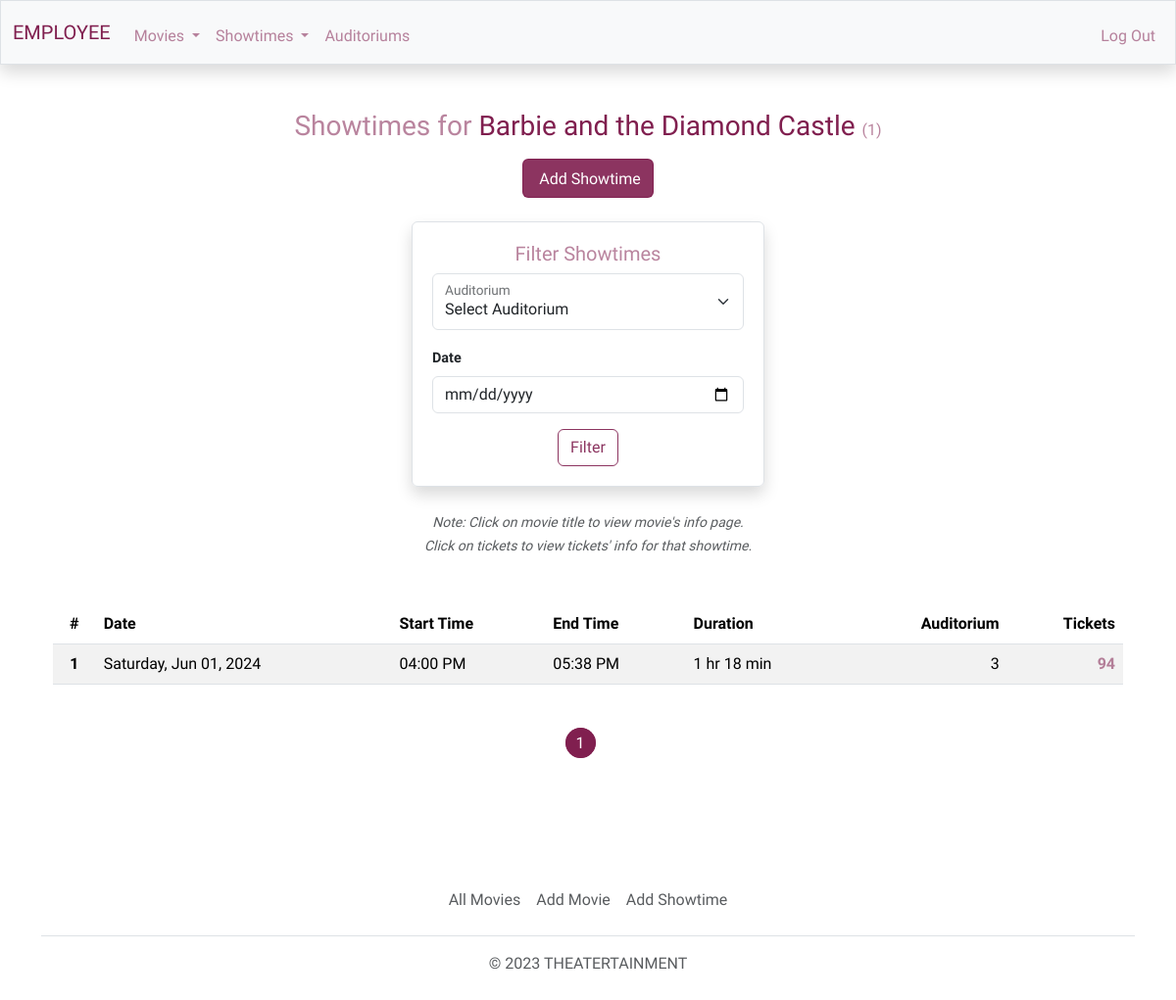
Screenshot of /employee/showtimes/barbie-and-the-diamond-castle (signed in) with the database file from the repository.
### theatert/models.py (models this page shows, shortened)
class Movie(db.Model):
    id = db.Column(db.Integer, primary_key=True)
    tmdb_id = db.Column(db.Integer, unique=True, nullable=False)
    title = db.Column(db.String, nullable=False)
    route = db.Column(db.String, unique=True, nullable=False)
    status = db.Column(db.String)
    overview = db.Column(db.String)
    release_date = db.Column(db.DateTime)
    runtime = db.Column(db.Integer)
    tagline = db.Column(db.String)
    rating = db.Column(db.String)
    poster_path = db.Column(db.String)
    backdrop_path = db.Column(db.String)
    trailer_path = db.Column(db.String)
    active = db.Column(db.Boolean, default=False, nullable=False)
    deleted = db.Column(db.Boolean, default=False, nullable=False)
    genres = db.relationship('Genre', secondary=genres, lazy='subquery',
                             backref=db.backref('movies', lazy=True)) # Can have many genres
    screenings = db.relationship('Screening', backref='movie', lazy=True) # Can have many screenings
    watchlist = db.relationship('Watchlist', backref='movie', lazy=True) # Can be a part of many watchlists

class Screening(db.Model):
    id = db.Column(db.Integer, primary_key=True)
    start_datetime = db.Column(db.DateTime, nullable=False)
    end_datetime = db.Column(db.DateTime, nullable=False)
    adult_price = db.Column(db.Numeric, nullable=False)
    child_price = db.Column(db.Numeric, nullable=False)
    senior_price = db.Column(db.Numeric, nullable=False)
    auditorium_id = db.Column(db.Integer, db.ForeignKey('auditorium.id'), nullable=False) # Has one auditorium
    movie_id = db.Column(db.Integer, db.ForeignKey('movie.id'), nullable=False) # Has one movie
    tickets = db.relationship('Ticket', backref='screening', lazy=True) # Can have many tickets

class Auditorium(db.Model):
    id = db.Column(db.Integer, primary_key=True)
    rows = db.Column(db.Integer, nullable=False)
    cols = db.Column(db.Integer, nullable=False)
    seats = db.relationship('Seat', backref='auditorium', lazy=True) # Can have many seats
    screenings = db.relationship('Screening', backref='auditorium', lazy=True) # Can have many screenings

### theatert/users/employees/showtimes/routes.py (the view)
@showtimes.route('/<string:movie_route>')
@login_required(role="EMPLOYEE")
def movie(movie_route):
    screenings, choices, total, movie, seats_total =  get_showtimes(
        request.args.get('auditorium', None, type=int),
        request.args.get('date', None, type=date_obj),
        request.args.get('page', 1, type=int),
        '', movie_route
    )
    form = AddShowtime()
    form.m_id.choices = [(movie.id, movie.title)]
    form.a_id.choices = choices
    form.adult_price.data = 12.50
    form.child_price.data = 10.50
    form.senior_price.data = 9.00
    form.date_time.data = datetime.now().replace(hour=10, minute=0, second=0, microsecond=0)
    return render_template('employee/showtimes-movie.html', title=movie.title, screenings=screenings, \
                           seats_total=seats_total, total=total, url='employees.showtimes.movie', \
                            movie_route=movie_route, choices=choices, form=form)

### theatert/users/employees/showtimes/forms.py (shortened to what this page needs)
class AddShowtime(FlaskForm):
    m_id = SelectField('Movie', validators=[DataRequired()])
    a_id = SelectField('Auditorium', validators=[DataRequired()])
    date_time = DateTimeLocalField('Date and Time ', validators=[DataRequired()])
    adult_price = DecimalField('Adult Price', places=2, validators=[DataRequired(), price(), places()])
    child_price = DecimalField('Child Price', places=2, validators=[DataRequired(), price(), places()])
    senior_price = DecimalField('Senior Price', places=2, validators=[DataRequired(), price(), places()])
    submit = SubmitField('Add Showtime')

### theatert/models.py (called while the page is built)
@login_manager.user_loader
def load_user(user_id):
    return User.query.get(int(user_id))

### theatert/users/utils.py (called while the page is built)
def login_required(role="ANY"):
    def wrapper(f):
        @wraps(f)
        def decorated_function(*args, **kwargs):
            if not current_user.is_authenticated:
                if role == "MEMBER":
                    session['form_data_login'] = request.form
                return login_manager.unauthorized()
            return f(*args, **kwargs)
        return decorated_function
    return wrapper

### theatert/templates/employee/showtimes-movie.html (shortened to what this page needs)
{% extends "employee/layout.html" %}
{% block main %}
    <h3 class="color-light mb-3">Showtimes for <span class="color-dark"><a href="{{ url_for('employees.movies.movie', movie_route=movie_route) }}">{{ title }}</a></span>
        {% if total != 0 %}
            <span class="my-small color-light">({{ total }})</span>
        {% endif %}
    </h3>
    <div class="ps-3 pt-2 btn btn-primary"><span data-bs-toggle="modal" data-bs-target="#modal-showtime">Add Showtime</span></div>
    <div class="border container cont-2 rounded shadow mb-4">
        <form action="" method="GET" class="needs-validation" novalidate>
            <h5 class="color-light">Filter Showtimes</h5>
            <div class="form-floating">
                <select class="form-select mb-3" id="select-auditoriums" name="auditorium">
                    {% for c in choices %}
                        <option value="{{ c[0] }}">{{ c[1] }}</option>
                    {% endfor %}
                </select>
                <label for="select-auditoriums">Auditorium</label>
            </div>
            <div class="left-align mb-3">
                <label class="font-bold form-label font-sm mx-auto w-auto">Date</label>
                <input type="date" class="form-control" name="date"/>
            </div>
            <button type="submit" class="btn btn-outline-primary">Filter</button>
        </form>
    </div>
    {% if total == 0 %}
        <h6 class="text-body-secondary my-4">There are no showtimes.</h6>
    {% else %}
        <div class="container"><small class="text-body-secondary fst-italic">Note: Click on movie title to view movie's info page.</small></div>
        <div class="container"><small class="text-body-secondary fst-italic">Click on tickets to view tickets' info for that showtime.</small></div>
        <div class="table-responsive-md mt-5">
            <table class="table table-striped">
                <thead>
                    <tr>
                        <th class=>#</th>
                        <th class="text-start">Date</th>
                        <th class="text-start">Start Time</th>
                        <th class="text-start">End Time</th>
                        <th class="text-start">Duration</th>
                        <th class="text-end">Auditorium</th>
                        <th class="text-end">Tickets</th>
                    </tr>
                </thead>
                <tbody>
                    {% for s in screenings %}
                    <tr>
                        <th>{{ loop.index }}</th>
                        <td class="text-start">{{ s.start_datetime.strftime("%A, %b %d, %Y") }}</td>
                        <td class="text-start">{{ s.start_datetime.strftime(" %I:%M %p") }}</td>
                        <td class="text-start">{{ s.end_datetime.strftime(" %I:%M %p") }}</td>
                        {% if s.movie.runtime < 60 %}
                            {% set runtime = (s.movie.runtime)|string + ' min' %}
                        {% else %}
                            {% set runtime = (s.movie.runtime // 60)|string + ' hr ' + (s.movie.runtime % 60)|string + ' min' %}
                        {% endif %}
                        <td class="text-start">{{ runtime }}</td>
                        <td class="text-end">{{ s.auditorium.id }}</td>
                        <td class="text-end"><a href="{{ url_for('employees.tickets', s_id=s.id) }}" class="info fw-bolder">{{ seats_total[loop.index0] }}</a></td>
                    </tr>
                    {% endfor %}
                </tbody>
            </table>
        </div>
        <div class="my-5">
            {% for pg_num in screenings.iter_pages(left_edge=1, right_edge=1, left_current=1, right_current=2) %}
                    {% if pg_num %}
                        {% if screenings.page == pg_num %}
                            <a class="page-current me-3" href="{{ url_for(url, page=pg_num, movie_route=movie_route, auditorium=auditorium, date=date) }}">{{ pg_num }}</a>
                        {% else %}
                            <a class="page me-3" href="{{ url_for(url, page=pg_num, movie_route=movie_route, auditorium=auditorium, date=date) }}">{{ pg_num }}</a>
                        {% endif %}
                    {% else %}
                        <span class="me-3">...</span>
                    {% endif %}
            {% endfor %}
        </div>
    {% endif %}
{% endblock %}

### theatert/static/css/main.css (style rules this page uses)
a { text-decoration: none; color: inherit; }
body { font-family: 'Work Sans', sans-serif!important; }
.cont-1, .cont-2, .cont-3, .cont-4, .cont-5, .cont-6, .cont-7 { border-radius: 25px; margin-top: 3vh; padding: 20px; width: 70vw; }
.cont-2 { width: 30vw; }
.font-bold { font-weight: bold; }
.font-sm { font-size: .9em; }
.info { cursor: pointer; }
.left-align { text-align: left; }
.my-small { font-size: medium; }

### rows the page displays
Movie: title "Barbie and the Diamond Castle"
Screening: start_datetime "Saturday, Jun 01, 2024", start_datetime "04:00 PM", end_datetime "05:38 PM", runtime "1 hr 18 min", auditorium.id "3", seats_total "94"

### other values shown
{{ total }} "1"
{{ pg_num }} "1"
form field auditorium "Select Auditorium"
